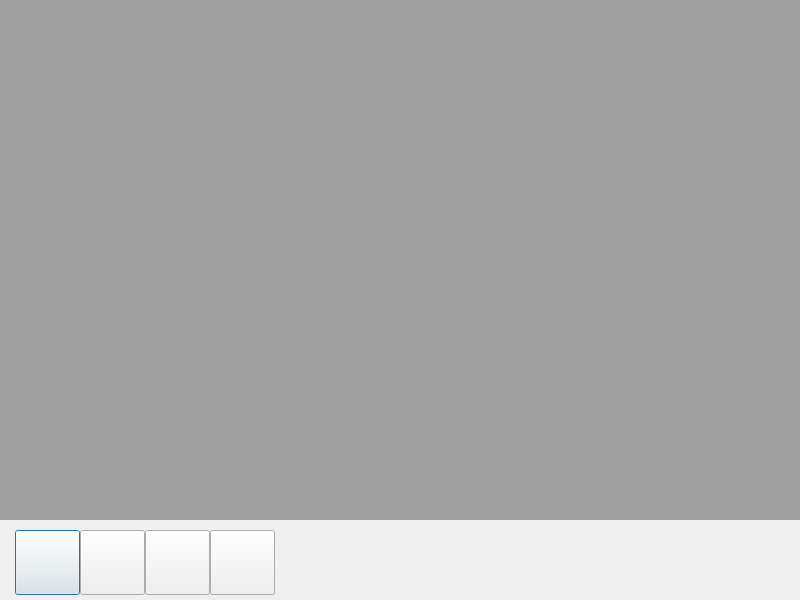
<?xml version="1.0" encoding="UTF-8"?>
<ui version="4.0">
 <class>HelloWorldDlg</class>
 <widget class="QDialog" name="HelloWorldDlg">
  <property name="geometry">
   <rect>
    <x>0</x>
    <y>0</y>
    <width>800</width>
    <height>600</height>
   </rect>
  </property>
  <property name="windowTitle">
   <string>Automation Group</string>
  </property>
  <widget class="QPushButton" name="but_Auto">
   <property name="geometry">
    <rect>
     <x>15</x>
     <y>530</y>
     <width>65</width>
     <height>65</height>
    </rect>
   </property>
   <property name="text">
    <string/>
   </property>
  </widget>
  <widget class="QMdiArea" name="mdiArea">
   <property name="geometry">
    <rect>
     <x>0</x>
     <y>0</y>
     <width>800</width>
     <height>520</height>
    </rect>
   </property>
  </widget>
  <widget class="QPushButton" name="but_Manual">
   <property name="geometry">
    <rect>
     <x>80</x>
     <y>530</y>
     <width>65</width>
     <height>65</height>
    </rect>
   </property>
   <property name="text">
    <string/>
   </property>
  </widget>
  <widget class="QPushButton" name="but_Teach">
   <property name="geometry">
    <rect>
     <x>145</x>
     <y>530</y>
     <width>65</width>
     <height>65</height>
    </rect>
   </property>
   <property name="text">
    <string/>
   </property>
  </widget>
  <widget class="QPushButton" name="but_Data">
   <property name="geometry">
    <rect>
     <x>210</x>
     <y>530</y>
     <width>65</width>
     <height>65</height>
    </rect>
   </property>
   <property name="text">
    <string/>
   </property>
  </widget>
 </widget>
 <resources/>
 <connections/>
</ui>
